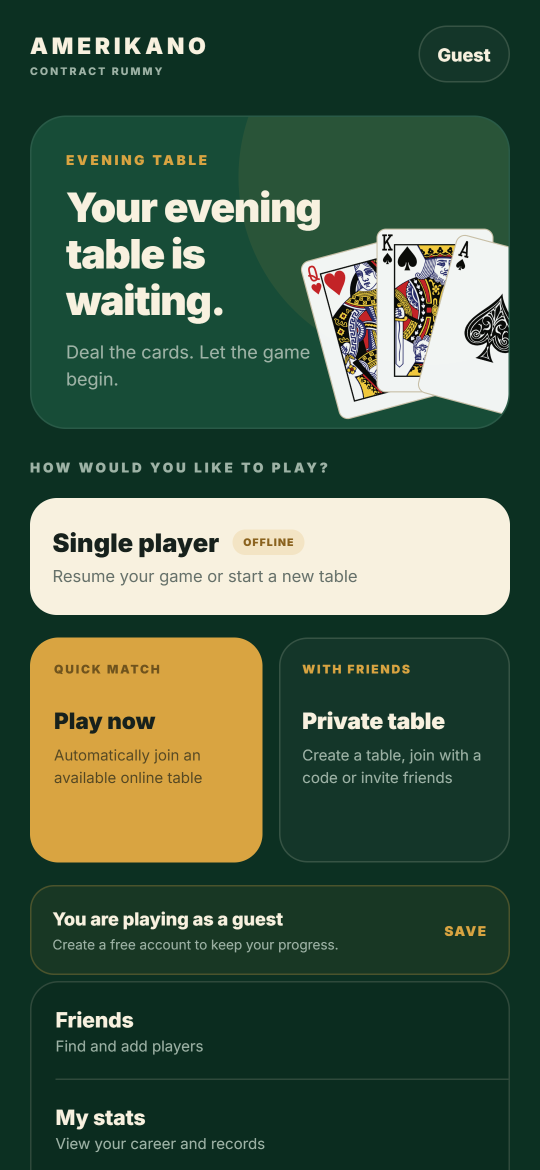
#> input picture store-assets/en/raw-phone/p01-home.png, 1080 x 2340 px (shown at 1/2 size)
$ python compose.py
#> lines starting #> are read from the running program, lines starting #| are printed output that depends on the picture; after the words box and inside, x2 and y2 are one past the last pixel; in counts of white or black regions, pixels touching at a corner belong together
"""English App Store / Google Play images for Amerikano.

Inputs are the English web captures in store-assets/en/raw-phone and raw-ipad
(see capture.mjs). Outputs go to store-assets/en/<device>/ plus the Play
feature graphic. The look follows the original Turkish phone screenshots.

    python scripts/store-shots/compose.py
"""

from __future__ import annotations

from pathlib import Path

import numpy as np
from PIL import Image, ImageDraw, ImageFilter, ImageFont

REPO = Path(__file__).resolve().parents[2]
EN = REPO / "store-assets" / "en"
CARDS = REPO / "assets" / "cards"

FELT = (18, 61, 43)
FELT_DEEP = (8, 28, 20)
FELT_GLOW = (32, 92, 64)
CREAM = (248, 241, 223)
GOLD = (217, 164, 65)
MUTED = (158, 179, 166)

FONT_SERIF = Path(r"C:\Windows\Fonts\georgiab.ttf")
FONT_SANS = Path(r"C:\Windows\Fonts\segoeui.ttf")
BRAND = "AMERIKANO"

PHONE_SHOTS = [
    ("p01-home", "01-home", "Play solo or online", "The classic Amerikano table", 0.0),
    ("p02-setup", "02-setup", "Set up your own table", "Opponents, pace and game length", 0.0),
    ("p03-round-intro", "03-new-round", "Every round, a new contract", "12 rounds, 12 different goals", 0.35),
    ("p04-table", "04-table", "Your cards, your move", "The table is ready", 0.0),
    ("p05-melds", "05-melds", "Meld sets and runs", "Sets, runs and jokers", 0.0),
    ("p06-score", "06-score", "Round over, scores are clear", "On to the next round", 0.0),
]

IPAD_SHOTS = [
    ("i01-score", "01-score", "Round over, scores are clear", "Lowest total after 12 rounds wins"),
    ("i02-home", "02-home", "Play solo or online", "The classic Amerikano table"),
    ("i03-setup", "03-setup", "Choose pace, level and length", "Set up the table your way"),
    ("i04-table", "04-table", "Meet the contract, empty your hand", "Sets, runs and jokers"),
    ("i05-tutorial", "05-academy", "A two-minute guide before you play", "Learn as you go"),
    ("i06-rules", "06-rules", "Fewest points after 12 rounds wins", "Every rule in one place"),
    ("i07-settings", "07-settings", "Sound, pace and privacy in one place", "Make the game your own"),
]

PHONE_SIZES = {
    "ios-6.9": (1320, 2868),
    "ios-6.7": (1290, 2796),
    "ios-6.3": (1206, 2622),
    "android": (1080, 1920),
}
IPAD_SIZE = (2064, 2752)


def background(size: tuple[int, int]) -> Image.Image:
    w, h = size
    yy = np.linspace(0, 1, h, dtype=np.float32)[:, None]
    xx = np.linspace(0, 1, w, dtype=np.float32)[None, :]
    radial = np.sqrt((xx - 0.52) ** 2 + ((yy - 0.18) * 0.72) ** 2)
    radial = np.clip(radial / 0.78, 0, 1)
    radial = radial * radial * (3 - 2 * radial)
    mix = np.array(FELT, np.float32) * (1 - yy) + np.array(FELT_DEEP, np.float32) * yy
    color = np.broadcast_to(mix[:, None, :], (h, w, 3)).copy()
    fade = radial[..., None]
    glow = np.array(FELT_GLOW, np.float32)
    color = color * fade + glow * (1 - fade) * 0.42 + color * (1 - 0.42 * (1 - fade))
    img = Image.fromarray(np.clip(color, 0, 255).astype(np.uint8), "RGB")
    noise = np.random.default_rng(7).integers(0, 16, (h, w), dtype=np.uint8)
    return Image.blend(img, Image.fromarray(np.stack([noise] * 3, axis=2), "RGB"), 0.03)


def fit_cover(im: Image.Image, box: tuple[int, int], anchor: float) -> Image.Image:
    tw, th = box
    scale = max(tw / im.width, th / im.height)
    nw, nh = max(tw, round(im.width * scale)), max(th, round(im.height * scale))
    fitted = im.resize((nw, nh), Image.Resampling.LANCZOS)
    left = (nw - tw) // 2
    top = max(0, min(round((nh - th) * anchor), nh - th))
    return fitted.crop((left, top, left + tw, top + th))


def draw_tracked(draw, text, font, fill, cx, y, tracking):
    widths = [font.getlength(ch) for ch in text]
    x = cx - (sum(widths) + tracking * (len(text) - 1)) / 2
    for ch, width in zip(text, widths):
        draw.text((x, y), ch, font=font, fill=fill)
        x += width + tracking


def wrap(text, font, max_width):
    lines, current = [], ""
    for word in text.split():
        trial = f"{current} {word}".strip()
        if font.getlength(trial) <= max_width or not current:
            current = trial
        else:
            lines.append(current)
            current = word
    return lines + [current]


def compose(title: str, note: str, size: tuple[int, int], source: Image.Image, anchor: float, unit: int) -> Image.Image:
    """`unit` is the width the type scale is based on (phone width, or a phone-like width for iPad)."""
    w, h = size
    canvas = background(size).convert("RGBA")
    draw = ImageDraw.Draw(canvas)
    title_font = ImageFont.truetype(str(FONT_SERIF), int(unit * 0.054))
    note_font = ImageFont.truetype(str(FONT_SANS), int(unit * 0.027))
    brand_font = ImageFont.truetype(str(FONT_SERIF), int(unit * 0.024))
    cx = w / 2

    brand_y = int(h * 0.026)
    draw_tracked(draw, BRAND, brand_font, GOLD, cx, brand_y, unit * 0.013)
    title_y = brand_y + int(unit * 0.046)
    line_gap = int(unit * 0.064)
    lines = wrap(title, title_font, w * 0.88)
    for i, line in enumerate(lines):
        draw.text((cx - title_font.getlength(line) / 2, title_y + i * line_gap), line, font=title_font, fill=CREAM)
    note_y = title_y + len(lines) * line_gap + int(unit * 0.004)
    draw.text((cx - note_font.getlength(note) / 2, note_y), note, font=note_font, fill=MUTED)
    line_y = note_y + int(unit * 0.042)
    line_h = max(3, int(unit * 0.004))
    draw.rounded_rectangle((cx - unit * 0.039, line_y, cx + unit * 0.039, line_y + line_h), radius=2, fill=GOLD)

    side, radius, bottom = int(w * 0.052), int(unit * 0.042), int(h * 0.026)
    top = int(line_y + line_h + unit * 0.038)
    panel = (w - side * 2, h - top - bottom)
    ui = fit_cover(source, panel, anchor).convert("RGBA")
    mask = Image.new("L", panel, 0)
    ImageDraw.Draw(mask).rounded_rectangle((0, 0, panel[0] - 1, panel[1] - 1), radius=radius, fill=255)
    ui.putalpha(mask)

    shadow = Image.new("RGBA", (panel[0] + 80, panel[1] + 80), (0, 0, 0, 0))
    ImageDraw.Draw(shadow).rounded_rectangle((20, 28, panel[0] + 60, panel[1] + 68), radius=radius + 8, fill=(0, 0, 0, 150))
    canvas.alpha_composite(shadow.filter(ImageFilter.GaussianBlur(26)), (side - 40, top - 34))
    canvas.alpha_composite(ui, (side, top))
    stroke = Image.new("RGBA", panel, (0, 0, 0, 0))
    ImageDraw.Draw(stroke).rounded_rectangle((1, 1, panel[0] - 2, panel[1] - 2), radius=radius,
                                             outline=(*GOLD, 78), width=max(2, int(unit * 0.0028)))
    canvas.alpha_composite(stroke, (side, top))
    return canvas.convert("RGB")


def contact_sheet(paths: list[Path], dest: Path) -> None:
    thumbs = [Image.open(p).convert("RGB") for p in paths]
    thumbs = [im.resize((360, int(im.height * 360 / im.width)), Image.Resampling.LANCZOS) for im in thumbs]
    gap = 24
    sheet = Image.new("RGB", (360 * len(thumbs) + gap * (len(thumbs) + 1), max(t.height for t in thumbs) + gap * 2), FELT_DEEP)
    for i, im in enumerate(thumbs):
        sheet.paste(im, (gap + i * (360 + gap), gap))
    sheet.save(dest, "PNG", optimize=True)


def feature_graphic() -> None:
    """Google Play feature graphic, 1024 x 500, no alpha — English copy of the Turkish layout."""
    import sys
    sys.path.insert(0, str(REPO / "store"))
    import build_feature as tr  # the Turkish script owns the card fan and background

    scale = 2
    W, H = 1024 * scale, 500 * scale
    canvas = tr.background((W, H)).convert("RGBA")
    draw = ImageDraw.Draw(canvas)
    left, brand_y = 120, 278
    tr.draw_tracked_left(draw, BRAND, ImageFont.truetype(str(FONT_SERIF), 44), GOLD, left, brand_y, 16)
    title_y = brand_y + 58
    draw.text((left, title_y), "Classic card game", font=ImageFont.truetype(str(FONT_SERIF), 92), fill=CREAM)
    note_y = title_y + 114
    draw.text((left, note_y), "Solo, online or with friends", font=ImageFont.truetype(str(FONT_SANS), 34), fill=MUTED)
    draw.rounded_rectangle((left, note_y + 58, left + 88, note_y + 64), radius=3, fill=GOLD)
    glow = Image.new("RGBA", (W, H), (0, 0, 0, 0))
    ImageDraw.Draw(glow).ellipse((1280, 160, 2040, 900), fill=(42, 110, 76, 90))
    canvas.alpha_composite(glow.filter(ImageFilter.GaussianBlur(48)))
    for path, center, angle in [(CARDS / "queen-hearts.png", (1458, 518), 15), (CARDS / "king-spades.png", (1628, 488), 2), (CARDS / "ace-spades.png", (1796, 508), -13)]:
        tr.paste_rotated(canvas, tr.with_shadow(tr.round_card(path, (300, 420), 24)), center, angle)
    out = EN / "android" / "feature-graphic.png"
    out.parent.mkdir(parents=True, exist_ok=True)
    canvas.convert("RGB").resize((1024, 500), Image.Resampling.LANCZOS).save(out, "PNG", optimize=True)
    print("wrote", out.relative_to(REPO))


def main() -> None:
    for folder, size in PHONE_SIZES.items():
        out = EN / folder
        out.mkdir(parents=True, exist_ok=True)
        paths = []
        for raw, name, title, note, anchor in PHONE_SHOTS:
            image = compose(title, note, size, Image.open(EN / "raw-phone" / f"{raw}.png").convert("RGB"), anchor, size[0])
#> in compose, `w, h = size`: w = 1320; h = 2868
#> in background, `img = Image.fromarray(np.clip(color, 0, 255).astype(np.uint8), "RGB")`:
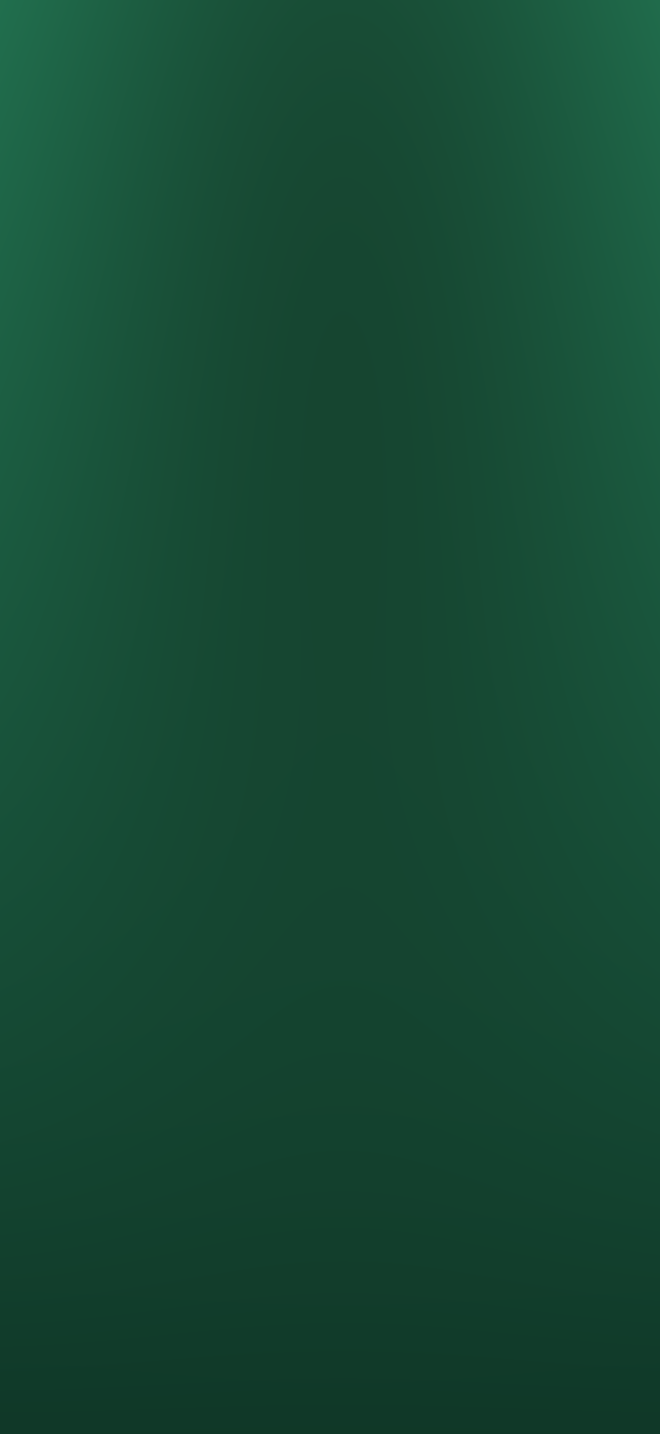
#> img: PIL image 1320x2868 RGB (shown at 1/2 size); mean R, G, B 22.2, 73.6, 51.7
#> in compose, `cx = w / 2`: cx = 660
#> in compose, `brand_y = int(h * 0.026)`: brand_y = 74
#> in draw_tracked, `x = cx - (sum(widths) + tracking * (len(text) - 1)) / 2`: x = 497.7
#> the loop in draw_tracked, `for ch, width in zip(text, widths):` made 9 passes
#> x on passes 1 to 9: 536, 580, 616.7, 655.4, 681.7, 719.2, 757.6, 797.9, 839.5
#> after the loop in draw_tracked, `for ch, width in zip(text, widths):`: x = 839.5
#> in compose, `title_y = brand_y + int(unit * 0.046)`: title_y = 134
#> in compose, `lines = wrap(title, title_font, w * 0.88)`: lines = ['Play solo or online']
#> the loop in compose, `for i, line in enumerate(lines):` made 1 pass
#> in compose, `note_y = title_y + len(lines) * line_gap + int(unit * 0.004)`: note_y = 223
#> in compose, `line_y = note_y + int(unit * 0.042)`: line_y = 278
#> in compose, `side, radius, bottom = int(w * 0.052), int(unit * 0.042), int(h * 0.026)`: side = 68; radius = 55; bottom = 74
#> in compose, `top = int(line_y + line_h + unit * 0.038)`: top = 333
#> in compose, `panel = (w - side * 2, h - top - bottom)`: panel = (1184, 2461)
#> in fit_cover, `tw, th = box`: tw = 1184; th = 2461
#> in fit_cover, `scale = max(tw / im.width, th / im.height)`: scale = 1.1
#> in fit_cover, `nw, nh = max(tw, round(im.width * scale)), max(th, round(im.height * s..`: nw = 1184; nh = 2565
#> in fit_cover, `left = (nw - tw) // 2`: left = 0
#> in fit_cover, `return fitted.crop((left, top, left + tw, top + th))`:
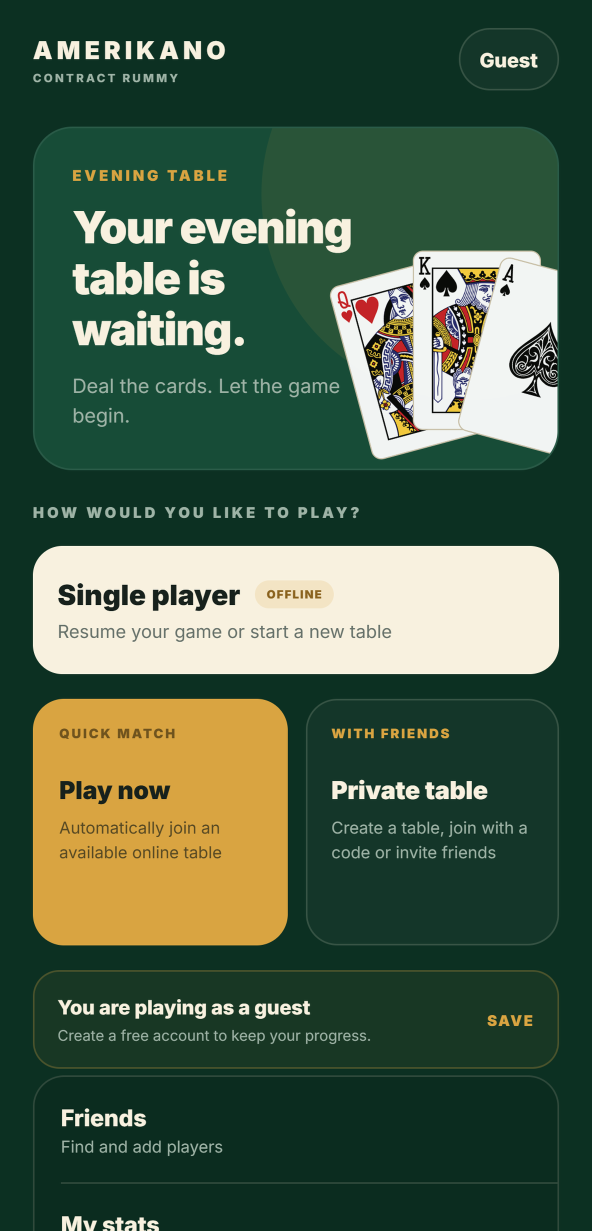
#> returned value: PIL image 1184x2461 RGB (shown at 1/2 size); mean R, G, B 71.5, 94.1, 71.1
#> in compose, source is the input picture: PIL image 1080x2340 RGB; mean R, G, B 69.3, 92.3, 69.7
#> in compose, `mask = Image.new("L", panel, 0)`: mask: PIL image 1184x2461 L; every value is 0
#> in compose, `ImageDraw.Draw(mask).rounded_rectangle((0, 0, panel[0] - 1, panel[1] -..`:
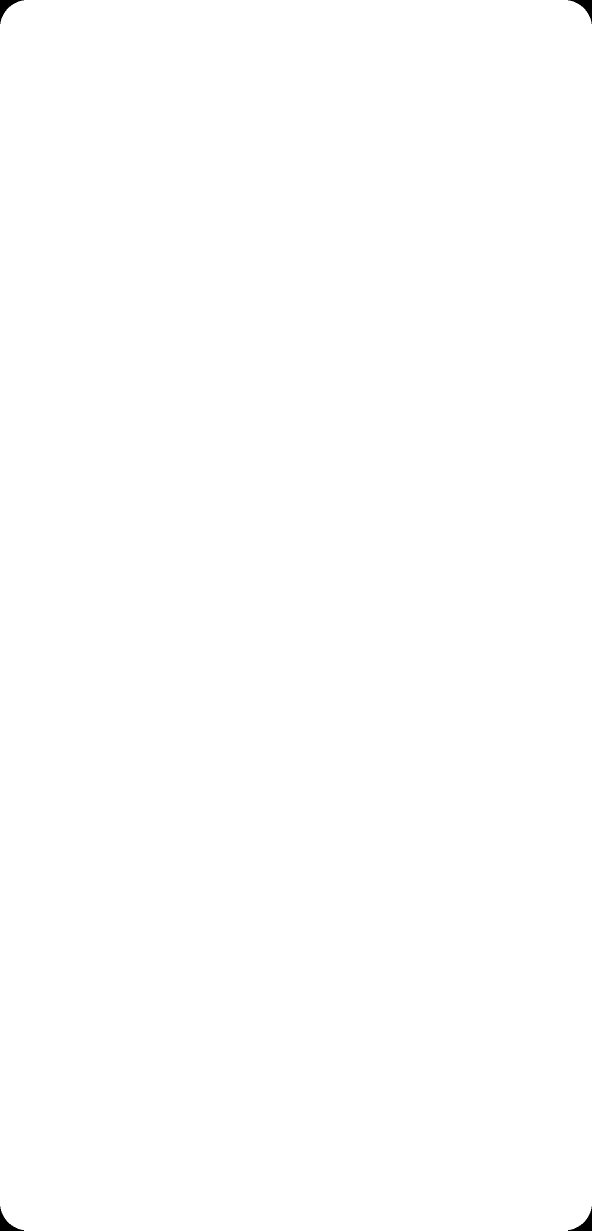
#> mask: PIL image 1184x2461 L (shown at 1/2 size); 99.9% white; 4 black regions, box (x1, y1, x2, y2) and area: (0, 0, 48, 48) 666, (1136, 0, 1184, 48) 666, (0, 2413, 48, 2461) 666, (1136, 2413, 1184, 2461) 666
#> in compose, `shadow = Image.new("RGBA", (panel[0] + 80, panel[1] + 80), (0, 0, 0, 0))`: shadow: PIL image 1264x2541 RGBA; every value is 0
#> in compose, `ImageDraw.Draw(shadow).rounded_rectangle((20, 28, panel[0] + 60, panel..`:
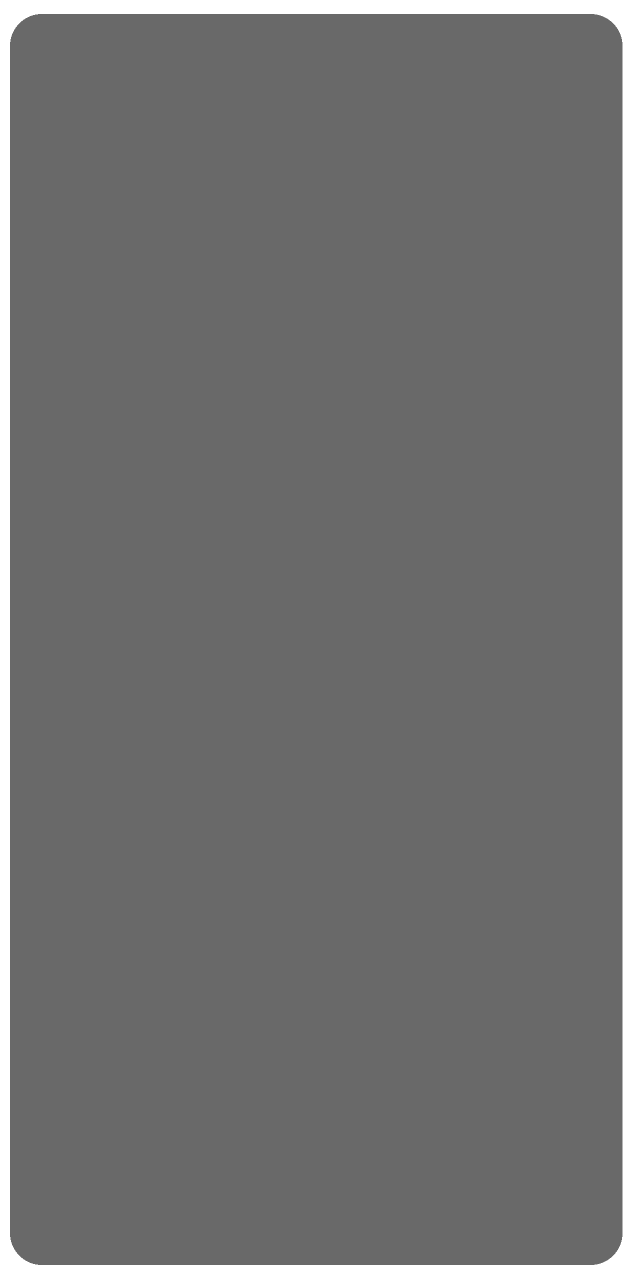
#> shadow: PIL image 1264x2541 RGBA (shown at 1/2 size); mean R, G, B, A 0, 0, 0, 143; transparent parts drawn white
#> in compose, `canvas.alpha_composite(ui, (side, top))`:
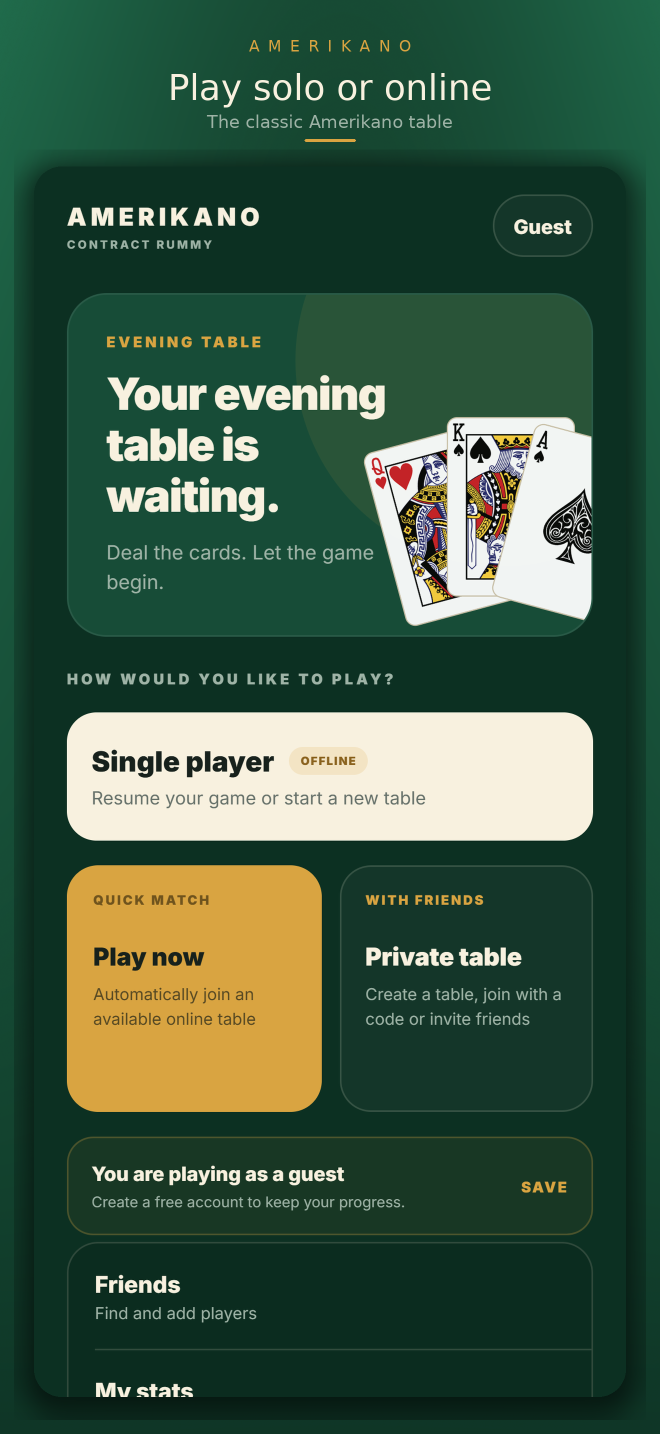
#> canvas: PIL image 1320x2868 RGBA (shown at 1/2 size); mean R, G, B, A 60.6, 89.1, 66.6, 255
#> in compose, `stroke = Image.new("RGBA", panel, (0, 0, 0, 0))`: stroke: PIL image 1184x2461 RGBA; every value is 0
            image.save(out / f"{name}.png", "PNG", optimize=True)
            paths.append(out / f"{name}.png")
        contact_sheet(paths, EN / f"{folder}-preview.png")
        print("wrote", folder)

    out = EN / "ipad-13"
    out.mkdir(parents=True, exist_ok=True)
    paths = []
    for raw, name, title, note in IPAD_SHOTS:
        # Type is scaled to a phone-like width so the caption keeps the phone proportions.
        image = compose(title, note, IPAD_SIZE, Image.open(EN / "raw-ipad" / f"{raw}.png").convert("RGB"), 0.0, 1400)
        image.save(out / f"{name}.png", "PNG", optimize=True)
        paths.append(out / f"{name}.png")
    contact_sheet(paths, EN / "ipad-13-preview.png")
    print("wrote ipad-13")
    feature_graphic()


if __name__ == "__main__":
#> (the run stopped early here; a loop or call above may not have finished)
